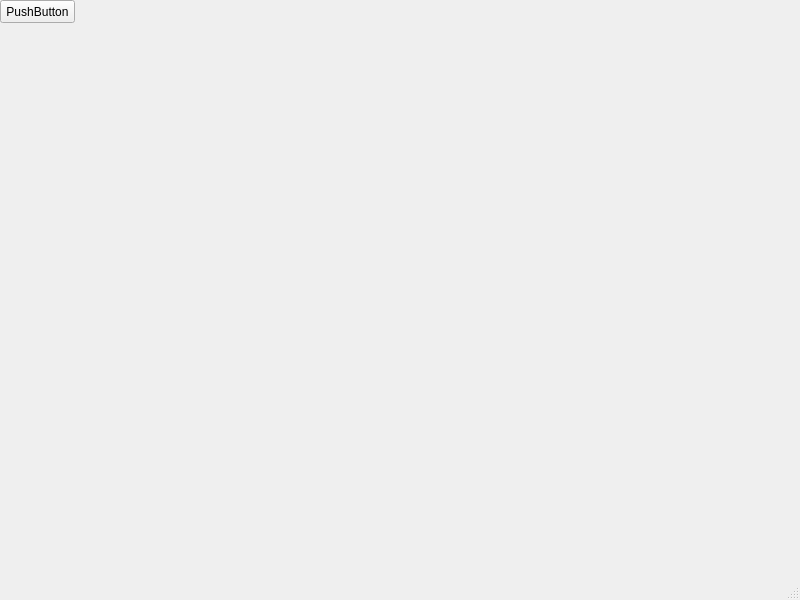
<?xml version="1.0" encoding="UTF-8"?>
<ui version="4.0">
 <class>MainWindow</class>
 <widget class="QMainWindow" name="MainWindow">
  <property name="geometry">
   <rect>
    <x>0</x>
    <y>0</y>
    <width>800</width>
    <height>600</height>
   </rect>
  </property>
  <property name="windowTitle">
   <string>MainWindow</string>
  </property>
  <widget class="QWidget" name="centralwidget">
   <widget class="QPushButton" name="pushButton">
    <property name="geometry">
     <rect>
      <x>0</x>
      <y>0</y>
      <width>75</width>
      <height>23</height>
     </rect>
    </property>
    <property name="text">
     <string>PushButton</string>
    </property>
   </widget>
  </widget>
  <widget class="QMenuBar" name="menubar">
   <property name="geometry">
    <rect>
     <x>0</x>
     <y>0</y>
     <width>800</width>
     <height>21</height>
    </rect>
   </property>
  </widget>
  <widget class="QStatusBar" name="statusbar"/>
 </widget>
 <resources/>
 <connections/>
</ui>
